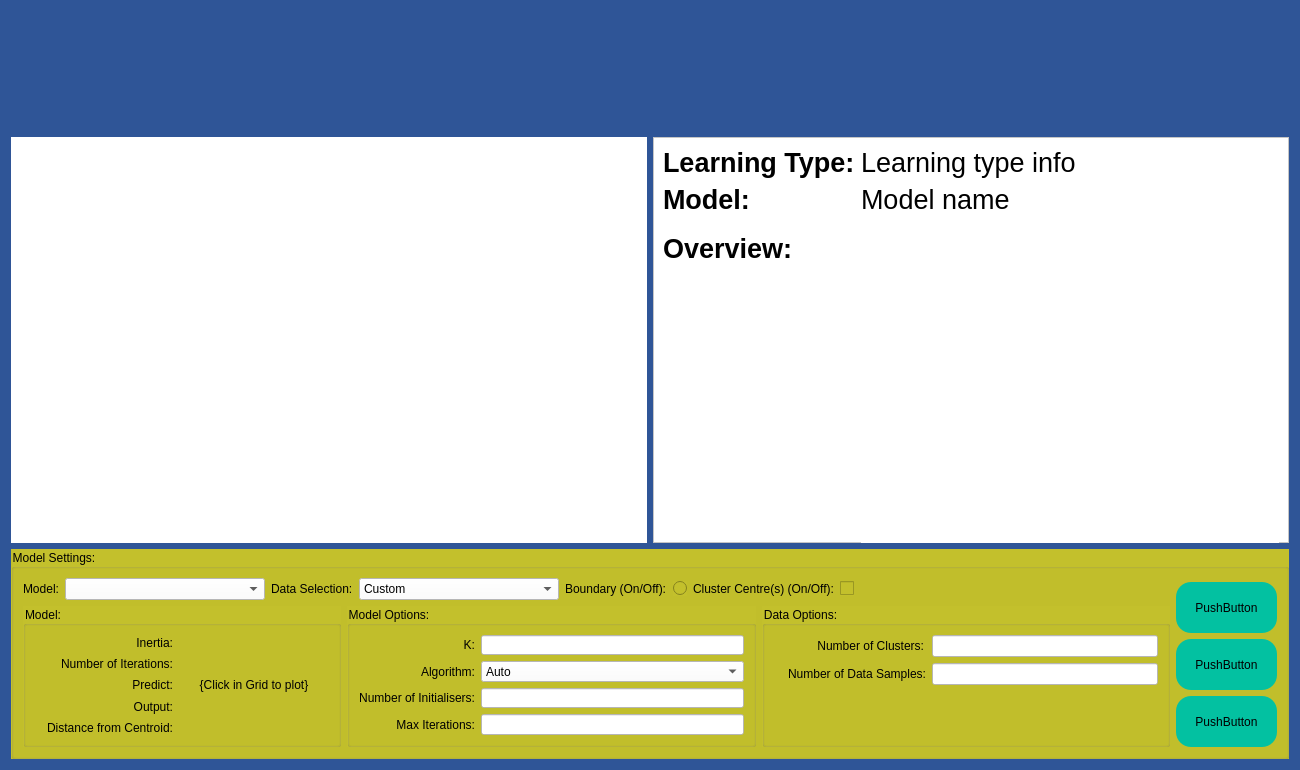
<?xml version="1.0" encoding="UTF-8"?>
<ui version="4.0">
 <class>self</class>
 <widget class="QWidget" name="self">
  <property name="geometry">
   <rect>
    <x>0</x>
    <y>0</y>
    <width>1300</width>
    <height>770</height>
   </rect>
  </property>
  <property name="minimumSize">
   <size>
    <width>1300</width>
    <height>770</height>
   </size>
  </property>
  <property name="windowTitle">
   <string>Form</string>
  </property>
  <property name="styleSheet">
   <string notr="true">background-color:rgb(47, 85, 151);</string>
  </property>
  <layout class="QVBoxLayout" name="verticalLayout_2">
   <item>
    <layout class="QHBoxLayout" name="horizontalLayout">
     <item>
      <spacer name="titleSpacerLeft">
       <property name="orientation">
        <enum>Qt::Horizontal</enum>
       </property>
       <property name="sizeHint" stdset="0">
        <size>
         <width>40</width>
         <height>20</height>
        </size>
       </property>
      </spacer>
     </item>
     <item>
      <widget class="QLabel" name="titleLabel">
       <property name="minimumSize">
        <size>
         <width>582</width>
         <height>120</height>
        </size>
       </property>
       <property name="maximumSize">
        <size>
         <width>582</width>
         <height>120</height>
        </size>
       </property>
       <property name="text">
        <string/>
       </property>
       <property name="pixmap">
        <pixmap>Developer/Swansea Uni/Project/Code/Project/Images/freeplay.png</pixmap>
       </property>
      </widget>
     </item>
     <item>
      <spacer name="titleSpacerRight">
       <property name="orientation">
        <enum>Qt::Horizontal</enum>
       </property>
       <property name="sizeHint" stdset="0">
        <size>
         <width>40</width>
         <height>20</height>
        </size>
       </property>
      </spacer>
     </item>
    </layout>
   </item>
   <item>
    <layout class="QHBoxLayout" name="gamboardModelInforLayoutV">
     <item>
      <layout class="QHBoxLayout" name="gameboardPlacing">
       <item>
        <widget class="QWidget" name="MplWidget" native="true">
         <property name="sizePolicy">
          <sizepolicy hsizetype="Preferred" vsizetype="Preferred">
           <horstretch>0</horstretch>
           <verstretch>0</verstretch>
          </sizepolicy>
         </property>
         <property name="minimumSize">
          <size>
           <width>450</width>
           <height>350</height>
          </size>
         </property>
         <property name="maximumSize">
          <size>
           <width>855</width>
           <height>525</height>
          </size>
         </property>
         <property name="styleSheet">
          <string notr="true">background-color: white;</string>
         </property>
        </widget>
       </item>
      </layout>
     </item>
     <item>
      <layout class="QHBoxLayout" name="modelInfoLayoutV" stretch="0">
       <item>
        <widget class="QFrame" name="frame">
         <property name="sizePolicy">
          <sizepolicy hsizetype="Preferred" vsizetype="Preferred">
           <horstretch>2</horstretch>
           <verstretch>0</verstretch>
          </sizepolicy>
         </property>
         <property name="minimumSize">
          <size>
           <width>570</width>
           <height>350</height>
          </size>
         </property>
         <property name="maximumSize">
          <size>
           <width>1710</width>
           <height>525</height>
          </size>
         </property>
         <property name="styleSheet">
          <string notr="true">background-color:white;
</string>
         </property>
         <property name="frameShape">
          <enum>QFrame::StyledPanel</enum>
         </property>
         <property name="frameShadow">
          <enum>QFrame::Raised</enum>
         </property>
         <layout class="QFormLayout" name="formLayout_2">
          <item row="0" column="0">
           <widget class="QLabel" name="learningTypeLabel">
            <property name="maximumSize">
             <size>
              <width>300</width>
              <height>16777215</height>
             </size>
            </property>
            <property name="font">
             <font>
              <pointsize>20</pointsize>
              <weight>75</weight>
              <bold>true</bold>
             </font>
            </property>
            <property name="text">
             <string>Learning Type:</string>
            </property>
           </widget>
          </item>
          <item row="0" column="1">
           <widget class="QLabel" name="learningTypeInfoLabel">
            <property name="font">
             <font>
              <pointsize>20</pointsize>
             </font>
            </property>
            <property name="text">
             <string>Learning type info</string>
            </property>
           </widget>
          </item>
          <item row="1" column="0">
           <widget class="QLabel" name="modelLabel_2">
            <property name="font">
             <font>
              <pointsize>20</pointsize>
              <weight>75</weight>
              <bold>true</bold>
             </font>
            </property>
            <property name="text">
             <string>Model:</string>
            </property>
           </widget>
          </item>
          <item row="1" column="1">
           <widget class="QLabel" name="modelTypeLabel">
            <property name="font">
             <font>
              <pointsize>20</pointsize>
             </font>
            </property>
            <property name="text">
             <string>Model name</string>
            </property>
           </widget>
          </item>
          <item row="2" column="0">
           <widget class="QLabel" name="overviewLabel">
            <property name="font">
             <font>
              <pointsize>20</pointsize>
              <weight>75</weight>
              <bold>true</bold>
             </font>
            </property>
            <property name="text">
             <string>Overview:</string>
            </property>
           </widget>
          </item>
          <item row="2" column="1">
           <widget class="QLabel" name="overviewDescriptionLabel">
            <property name="minimumSize">
             <size>
              <width>0</width>
              <height>400</height>
             </size>
            </property>
            <property name="font">
             <font>
              <pointsize>12</pointsize>
             </font>
            </property>
            <property name="text">
             <string/>
            </property>
            <property name="alignment">
             <set>Qt::AlignLeading|Qt::AlignLeft|Qt::AlignTop</set>
            </property>
            <property name="wordWrap">
             <bool>true</bool>
            </property>
           </widget>
          </item>
         </layout>
        </widget>
       </item>
      </layout>
     </item>
    </layout>
   </item>
   <item>
    <layout class="QVBoxLayout" name="verticalLayout">
     <item>
      <widget class="QGroupBox" name="modelSettingsGroupBox">
       <property name="sizePolicy">
        <sizepolicy hsizetype="Preferred" vsizetype="Preferred">
         <horstretch>0</horstretch>
         <verstretch>0</verstretch>
        </sizepolicy>
       </property>
       <property name="minimumSize">
        <size>
         <width>700</width>
         <height>210</height>
        </size>
       </property>
       <property name="maximumSize">
        <size>
         <width>16777215</width>
         <height>300</height>
        </size>
       </property>
       <property name="styleSheet">
        <string notr="true">background-color: rgb(195, 192, 44);</string>
       </property>
       <property name="title">
        <string>Model Settings:</string>
       </property>
       <layout class="QHBoxLayout" name="horizontalLayout_5">
        <item>
         <layout class="QVBoxLayout" name="modelOptionsHSplit">
          <item>
           <layout class="QHBoxLayout" name="horizontalLayout_3">
            <item>
             <widget class="QLabel" name="modelSelectionLabel">
              <property name="styleSheet">
               <string notr="true">background-color: rgba(0,0,0,0%);</string>
              </property>
              <property name="text">
               <string>Model:</string>
              </property>
             </widget>
            </item>
            <item>
             <widget class="QComboBox" name="modelSelectComboBox">
              <property name="minimumSize">
               <size>
                <width>200</width>
                <height>0</height>
               </size>
              </property>
              <property name="styleSheet">
               <string notr="true">background-color: white;
selection-color: rgb(200, 200, 200);</string>
              </property>
             </widget>
            </item>
            <item>
             <widget class="QLabel" name="dataSelectionLabel">
              <property name="styleSheet">
               <string notr="true">background-color: rgba(0,0,0,0%);</string>
              </property>
              <property name="text">
               <string>Data Selection:</string>
              </property>
             </widget>
            </item>
            <item>
             <widget class="QComboBox" name="dataSelectComboBox">
              <property name="minimumSize">
               <size>
                <width>200</width>
                <height>0</height>
               </size>
              </property>
              <property name="styleSheet">
               <string notr="true">background-color: white;
selection-color: rgb(200, 200, 200)</string>
              </property>
              <item>
               <property name="text">
                <string>Custom</string>
               </property>
              </item>
              <item>
               <property name="text">
                <string>Diabeties</string>
               </property>
              </item>
              <item>
               <property name="text">
                <string>Boston House Prices</string>
               </property>
              </item>
             </widget>
            </item>
            <item>
             <widget class="QLabel" name="boundaryLabel">
              <property name="styleSheet">
               <string notr="true">background-color: rgba(0,0,0,0%);</string>
              </property>
              <property name="text">
               <string>Boundary (On/Off):</string>
              </property>
             </widget>
            </item>
            <item>
             <widget class="QRadioButton" name="boundaryOnOffRadioButton">
              <property name="maximumSize">
               <size>
                <width>25</width>
                <height>16777215</height>
               </size>
              </property>
              <property name="text">
               <string/>
              </property>
             </widget>
            </item>
            <item>
             <widget class="QLabel" name="label_5">
              <property name="styleSheet">
               <string notr="true">background-color: rgba(0,0,0,0%);</string>
              </property>
              <property name="text">
               <string>Cluster Centre(s) (On/Off):</string>
              </property>
             </widget>
            </item>
            <item>
             <widget class="QCheckBox" name="checkBox">
              <property name="text">
               <string/>
              </property>
             </widget>
            </item>
            <item>
             <spacer name="horizontalSpacer">
              <property name="orientation">
               <enum>Qt::Horizontal</enum>
              </property>
              <property name="sizeHint" stdset="0">
               <size>
                <width>40</width>
                <height>20</height>
               </size>
              </property>
             </spacer>
            </item>
           </layout>
          </item>
          <item>
           <layout class="QHBoxLayout" name="dataOptionsHorizontalLayout">
            <item>
             <widget class="QGroupBox" name="modelOptionsGroupBox">
              <property name="minimumSize">
               <size>
                <width>299</width>
                <height>0</height>
               </size>
              </property>
              <property name="title">
               <string>Model:</string>
              </property>
              <layout class="QGridLayout" name="gridLayout_2">
               <item row="3" column="0">
                <widget class="QLabel" name="outputLabel">
                 <property name="minimumSize">
                  <size>
                   <width>0</width>
                   <height>15</height>
                  </size>
                 </property>
                 <property name="maximumSize">
                  <size>
                   <width>150</width>
                   <height>16777215</height>
                  </size>
                 </property>
                 <property name="styleSheet">
                  <string notr="true">background-color: rgba(0,0,0,0%);</string>
                 </property>
                 <property name="text">
                  <string>Output:</string>
                 </property>
                 <property name="alignment">
                  <set>Qt::AlignRight|Qt::AlignTrailing|Qt::AlignVCenter</set>
                 </property>
                </widget>
               </item>
               <item row="1" column="1">
                <widget class="QLabel" name="noOfIterationsValueLabel">
                 <property name="minimumSize">
                  <size>
                   <width>150</width>
                   <height>15</height>
                  </size>
                 </property>
                 <property name="styleSheet">
                  <string notr="true">background-color: rgba(0,0,0,0%);</string>
                 </property>
                 <property name="text">
                  <string/>
                 </property>
                 <property name="alignment">
                  <set>Qt::AlignCenter</set>
                 </property>
                </widget>
               </item>
               <item row="4" column="1">
                <widget class="QLabel" name="distFromCentroidValueLabel">
                 <property name="minimumSize">
                  <size>
                   <width>150</width>
                   <height>15</height>
                  </size>
                 </property>
                 <property name="maximumSize">
                  <size>
                   <width>16777215</width>
                   <height>16777215</height>
                  </size>
                 </property>
                 <property name="styleSheet">
                  <string notr="true">background-color: rgba(0,0,0,0%);</string>
                 </property>
                 <property name="text">
                  <string/>
                 </property>
                 <property name="alignment">
                  <set>Qt::AlignCenter</set>
                 </property>
                </widget>
               </item>
               <item row="4" column="0">
                <widget class="QLabel" name="distFromCentroidLabel">
                 <property name="minimumSize">
                  <size>
                   <width>0</width>
                   <height>15</height>
                  </size>
                 </property>
                 <property name="maximumSize">
                  <size>
                   <width>150</width>
                   <height>16777215</height>
                  </size>
                 </property>
                 <property name="styleSheet">
                  <string notr="true">background-color: rgba(0,0,0,0%);</string>
                 </property>
                 <property name="text">
                  <string>Distance from Centroid:</string>
                 </property>
                 <property name="alignment">
                  <set>Qt::AlignRight|Qt::AlignTrailing|Qt::AlignVCenter</set>
                 </property>
                </widget>
               </item>
               <item row="2" column="1">
                <widget class="QLabel" name="predictInfoLabel">
                 <property name="minimumSize">
                  <size>
                   <width>150</width>
                   <height>15</height>
                  </size>
                 </property>
                 <property name="maximumSize">
                  <size>
                   <width>16777215</width>
                   <height>16777215</height>
                  </size>
                 </property>
                 <property name="styleSheet">
                  <string notr="true">background-color: rgba(0,0,0,0%);</string>
                 </property>
                 <property name="text">
                  <string>{Click in Grid to plot}</string>
                 </property>
                 <property name="alignment">
                  <set>Qt::AlignCenter</set>
                 </property>
                </widget>
               </item>
               <item row="0" column="0">
                <widget class="QLabel" name="inertiaLabel">
                 <property name="minimumSize">
                  <size>
                   <width>60</width>
                   <height>15</height>
                  </size>
                 </property>
                 <property name="maximumSize">
                  <size>
                   <width>150</width>
                   <height>16777215</height>
                  </size>
                 </property>
                 <property name="styleSheet">
                  <string notr="true">background-color: rgba(0,0,0,0%);</string>
                 </property>
                 <property name="text">
                  <string>Inertia:</string>
                 </property>
                 <property name="alignment">
                  <set>Qt::AlignRight|Qt::AlignTrailing|Qt::AlignVCenter</set>
                 </property>
                </widget>
               </item>
               <item row="3" column="1">
                <widget class="QLabel" name="outputValueLabel">
                 <property name="minimumSize">
                  <size>
                   <width>150</width>
                   <height>15</height>
                  </size>
                 </property>
                 <property name="maximumSize">
                  <size>
                   <width>16777215</width>
                   <height>16777215</height>
                  </size>
                 </property>
                 <property name="styleSheet">
                  <string notr="true">background-color: rgba(0,0,0,0%);</string>
                 </property>
                 <property name="text">
                  <string/>
                 </property>
                 <property name="alignment">
                  <set>Qt::AlignCenter</set>
                 </property>
                </widget>
               </item>
               <item row="0" column="1">
                <widget class="QLabel" name="inertiaValueLabel">
                 <property name="minimumSize">
                  <size>
                   <width>150</width>
                   <height>15</height>
                  </size>
                 </property>
                 <property name="maximumSize">
                  <size>
                   <width>16777215</width>
                   <height>16777215</height>
                  </size>
                 </property>
                 <property name="styleSheet">
                  <string notr="true">background-color: rgba(0,0,0,0%)</string>
                 </property>
                 <property name="text">
                  <string/>
                 </property>
                 <property name="alignment">
                  <set>Qt::AlignCenter</set>
                 </property>
                </widget>
               </item>
               <item row="1" column="0">
                <widget class="QLabel" name="noOfIterationsLabel">
                 <property name="minimumSize">
                  <size>
                   <width>138</width>
                   <height>15</height>
                  </size>
                 </property>
                 <property name="maximumSize">
                  <size>
                   <width>150</width>
                   <height>16777215</height>
                  </size>
                 </property>
                 <property name="styleSheet">
                  <string notr="true">background-color: rgba(0,0,0,0%);</string>
                 </property>
                 <property name="text">
                  <string>Number of Iterations:</string>
                 </property>
                 <property name="alignment">
                  <set>Qt::AlignRight|Qt::AlignTrailing|Qt::AlignVCenter</set>
                 </property>
                </widget>
               </item>
               <item row="2" column="0">
                <widget class="QLabel" name="predictLabel">
                 <property name="minimumSize">
                  <size>
                   <width>47</width>
                   <height>15</height>
                  </size>
                 </property>
                 <property name="maximumSize">
                  <size>
                   <width>150</width>
                   <height>16777215</height>
                  </size>
                 </property>
                 <property name="styleSheet">
                  <string notr="true">background-color: rgba(0,0,0,0%);</string>
                 </property>
                 <property name="text">
                  <string>Predict:</string>
                 </property>
                 <property name="alignment">
                  <set>Qt::AlignRight|Qt::AlignTrailing|Qt::AlignVCenter</set>
                 </property>
                </widget>
               </item>
              </layout>
             </widget>
            </item>
            <item>
             <widget class="QGroupBox" name="modelGroupBox">
              <property name="minimumSize">
               <size>
                <width>299</width>
                <height>0</height>
               </size>
              </property>
              <property name="title">
               <string>Model Options:</string>
              </property>
              <layout class="QGridLayout" name="gridLayout_3">
               <item row="0" column="0">
                <widget class="QLabel" name="kLabel">
                 <property name="maximumSize">
                  <size>
                   <width>150</width>
                   <height>15</height>
                  </size>
                 </property>
                 <property name="styleSheet">
                  <string notr="true">background-color: rgba(0,0,0,0%);</string>
                 </property>
                 <property name="text">
                  <string>K:</string>
                 </property>
                 <property name="alignment">
                  <set>Qt::AlignRight|Qt::AlignTrailing|Qt::AlignVCenter</set>
                 </property>
                </widget>
               </item>
               <item row="0" column="1">
                <widget class="QLineEdit" name="kLineEdit">
                 <property name="minimumSize">
                  <size>
                   <width>0</width>
                   <height>15</height>
                  </size>
                 </property>
                 <property name="maximumSize">
                  <size>
                   <width>16777215</width>
                   <height>16777215</height>
                  </size>
                 </property>
                 <property name="focusPolicy">
                  <enum>Qt::ClickFocus</enum>
                 </property>
                 <property name="styleSheet">
                  <string notr="true">background-color: white;</string>
                 </property>
                 <property name="clearButtonEnabled">
                  <bool>true</bool>
                 </property>
                </widget>
               </item>
               <item row="2" column="1">
                <widget class="QLineEdit" name="noOfInitialisersLineEdit">
                 <property name="minimumSize">
                  <size>
                   <width>150</width>
                   <height>15</height>
                  </size>
                 </property>
                 <property name="maximumSize">
                  <size>
                   <width>16777215</width>
                   <height>16777215</height>
                  </size>
                 </property>
                 <property name="focusPolicy">
                  <enum>Qt::ClickFocus</enum>
                 </property>
                 <property name="styleSheet">
                  <string notr="true">background-color: white;</string>
                 </property>
                 <property name="clearButtonEnabled">
                  <bool>true</bool>
                 </property>
                </widget>
               </item>
               <item row="1" column="1">
                <widget class="QComboBox" name="algorithmComboBox">
                 <property name="minimumSize">
                  <size>
                   <width>150</width>
                   <height>15</height>
                  </size>
                 </property>
                 <property name="maximumSize">
                  <size>
                   <width>16777215</width>
                   <height>16777215</height>
                  </size>
                 </property>
                 <property name="styleSheet">
                  <string notr="true">background-color: white;
selection-color: rgb(200, 200, 200)</string>
                 </property>
                 <item>
                  <property name="text">
                   <string>Auto</string>
                  </property>
                 </item>
                 <item>
                  <property name="text">
                   <string>Full</string>
                  </property>
                 </item>
                 <item>
                  <property name="text">
                   <string>Elkan</string>
                  </property>
                 </item>
                </widget>
               </item>
               <item row="1" column="0">
                <widget class="QLabel" name="algorithmLabel">
                 <property name="minimumSize">
                  <size>
                   <width>0</width>
                   <height>15</height>
                  </size>
                 </property>
                 <property name="maximumSize">
                  <size>
                   <width>150</width>
                   <height>15</height>
                  </size>
                 </property>
                 <property name="styleSheet">
                  <string notr="true">background-color: rgba(0,0,0,0%);</string>
                 </property>
                 <property name="text">
                  <string>Algorithm:</string>
                 </property>
                 <property name="alignment">
                  <set>Qt::AlignRight|Qt::AlignTrailing|Qt::AlignVCenter</set>
                 </property>
                </widget>
               </item>
               <item row="2" column="0">
                <widget class="QLabel" name="noOfInitialisersLabel">
                 <property name="minimumSize">
                  <size>
                   <width>0</width>
                   <height>15</height>
                  </size>
                 </property>
                 <property name="maximumSize">
                  <size>
                   <width>150</width>
                   <height>16777215</height>
                  </size>
                 </property>
                 <property name="styleSheet">
                  <string notr="true">background-color: rgba(0,0,0,0%);</string>
                 </property>
                 <property name="text">
                  <string>Number of Initialisers:</string>
                 </property>
                 <property name="alignment">
                  <set>Qt::AlignRight|Qt::AlignTrailing|Qt::AlignVCenter</set>
                 </property>
                </widget>
               </item>
               <item row="3" column="0">
                <widget class="QLabel" name="maxIterationsLabel">
                 <property name="minimumSize">
                  <size>
                   <width>0</width>
                   <height>15</height>
                  </size>
                 </property>
                 <property name="maximumSize">
                  <size>
                   <width>150</width>
                   <height>16777215</height>
                  </size>
                 </property>
                 <property name="styleSheet">
                  <string notr="true">background-color: rgba(0,0,0,0%);</string>
                 </property>
                 <property name="text">
                  <string>Max Iterations:</string>
                 </property>
                 <property name="alignment">
                  <set>Qt::AlignRight|Qt::AlignTrailing|Qt::AlignVCenter</set>
                 </property>
                </widget>
               </item>
               <item row="3" column="1">
                <widget class="QLineEdit" name="maxIterationsLineEdit">
                 <property name="minimumSize">
                  <size>
                   <width>150</width>
                   <height>15</height>
                  </size>
                 </property>
                 <property name="maximumSize">
                  <size>
                   <width>16777215</width>
                   <height>16777215</height>
                  </size>
                 </property>
                 <property name="focusPolicy">
                  <enum>Qt::ClickFocus</enum>
                 </property>
                 <property name="styleSheet">
                  <string notr="true">background-color: white;</string>
                 </property>
                 <property name="clearButtonEnabled">
                  <bool>true</bool>
                 </property>
                </widget>
               </item>
              </layout>
             </widget>
            </item>
            <item>
             <widget class="QGroupBox" name="dataOptionsGroupBox">
              <property name="minimumSize">
               <size>
                <width>299</width>
                <height>0</height>
               </size>
              </property>
              <property name="styleSheet">
               <string notr="true"/>
              </property>
              <property name="title">
               <string>Data Options:</string>
              </property>
              <property name="flat">
               <bool>false</bool>
              </property>
              <layout class="QGridLayout" name="gridLayout">
               <item row="1" column="0">
                <widget class="QLabel" name="noDataSamplesLabel">
                 <property name="minimumSize">
                  <size>
                   <width>152</width>
                   <height>15</height>
                  </size>
                 </property>
                 <property name="maximumSize">
                  <size>
                   <width>152</width>
                   <height>16777215</height>
                  </size>
                 </property>
                 <property name="styleSheet">
                  <string notr="true">background-color: rgba(0,0,0,0%);</string>
                 </property>
                 <property name="text">
                  <string>Number of Data Samples:</string>
                 </property>
                 <property name="alignment">
                  <set>Qt::AlignRight|Qt::AlignTrailing|Qt::AlignVCenter</set>
                 </property>
                </widget>
               </item>
               <item row="0" column="0">
                <widget class="QLabel" name="noOfClustersLabel">
                 <property name="minimumSize">
                  <size>
                   <width>0</width>
                   <height>15</height>
                  </size>
                 </property>
                 <property name="maximumSize">
                  <size>
                   <width>150</width>
                   <height>16777215</height>
                  </size>
                 </property>
                 <property name="styleSheet">
                  <string notr="true">background-color: rgba(0,0,0,0%);</string>
                 </property>
                 <property name="text">
                  <string>Number of Clusters:</string>
                 </property>
                 <property name="alignment">
                  <set>Qt::AlignRight|Qt::AlignTrailing|Qt::AlignVCenter</set>
                 </property>
                </widget>
               </item>
               <item row="0" column="1">
                <widget class="QLineEdit" name="noOfClustersLineEdit">
                 <property name="minimumSize">
                  <size>
                   <width>150</width>
                   <height>15</height>
                  </size>
                 </property>
                 <property name="maximumSize">
                  <size>
                   <width>16777215</width>
                   <height>16777215</height>
                  </size>
                 </property>
                 <property name="focusPolicy">
                  <enum>Qt::ClickFocus</enum>
                 </property>
                 <property name="styleSheet">
                  <string notr="true">background-color: white;</string>
                 </property>
                 <property name="clearButtonEnabled">
                  <bool>true</bool>
                 </property>
                </widget>
               </item>
               <item row="1" column="1">
                <widget class="QLineEdit" name="noDataSamplesLineEdit">
                 <property name="minimumSize">
                  <size>
                   <width>150</width>
                   <height>15</height>
                  </size>
                 </property>
                 <property name="maximumSize">
                  <size>
                   <width>16777215</width>
                   <height>16777215</height>
                  </size>
                 </property>
                 <property name="focusPolicy">
                  <enum>Qt::ClickFocus</enum>
                 </property>
                 <property name="styleSheet">
                  <string notr="true">background-color: white;</string>
                 </property>
                </widget>
               </item>
               <item row="2" column="0">
                <spacer name="verticalSpacer">
                 <property name="orientation">
                  <enum>Qt::Vertical</enum>
                 </property>
                 <property name="sizeHint" stdset="0">
                  <size>
                   <width>20</width>
                   <height>40</height>
                  </size>
                 </property>
                </spacer>
               </item>
              </layout>
             </widget>
            </item>
           </layout>
          </item>
         </layout>
        </item>
        <item>
         <layout class="QHBoxLayout" name="groupBoxHButtons">
          <item>
           <layout class="QVBoxLayout" name="buttonLayoutV">
            <item>
             <spacer name="buttonVerticalSpacer">
              <property name="orientation">
               <enum>Qt::Vertical</enum>
              </property>
              <property name="sizeHint" stdset="0">
               <size>
                <width>20</width>
                <height>40</height>
               </size>
              </property>
             </spacer>
            </item>
            <item>
             <widget class="QPushButton" name="playButton">
              <property name="minimumSize">
               <size>
                <width>101</width>
                <height>51</height>
               </size>
              </property>
              <property name="styleSheet">
               <string notr="true">background-color: rgb(3, 193, 161);
border-radius: 15px;</string>
              </property>
              <property name="text">
               <string>PushButton</string>
              </property>
             </widget>
            </item>
            <item>
             <widget class="QPushButton" name="clearButton">
              <property name="minimumSize">
               <size>
                <width>101</width>
                <height>51</height>
               </size>
              </property>
              <property name="styleSheet">
               <string notr="true">background-color: rgb(3, 193, 161);
border-radius: 15px;</string>
              </property>
              <property name="text">
               <string>PushButton</string>
              </property>
             </widget>
            </item>
            <item>
             <widget class="QPushButton" name="homeButton">
              <property name="minimumSize">
               <size>
                <width>101</width>
                <height>51</height>
               </size>
              </property>
              <property name="styleSheet">
               <string notr="true">background-color: rgb(3, 193, 161);
border-radius: 15px;</string>
              </property>
              <property name="text">
               <string>PushButton</string>
              </property>
             </widget>
            </item>
           </layout>
          </item>
         </layout>
        </item>
       </layout>
      </widget>
     </item>
    </layout>
   </item>
  </layout>
 </widget>
 <resources/>
 <connections/>
</ui>
